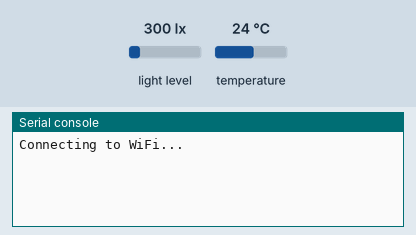
This program was run on a simulated ESP32 board running MicroPython. Shown: the last lines printed to the serial console. The inputs (shaded band) are chosen by the test bench; at power-on: light level 300 lx, temperature 24 °C. WiFi joins after 1.5 s; web requests get an empty 200 reply after 0.4 s; deep sleep restarts the program when it ends; the clock reads 2024-03-15 10:24:30 at power-on unless the program sets it.

Above: at 1.2 s.
1.3 s: light level set to 40 lx
At 4.2 s:
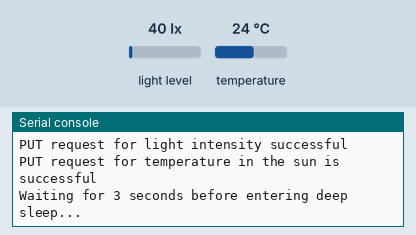
At 6.5 s:
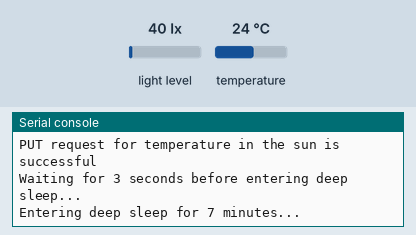

The program:

main-sun-lux.py
```python
import os
from machine import Pin, SoftI2C, deepsleep
from veml7700 import VEML7700  # Ensure this library is available
import network
import urequests
import time
import json
import machine
import onewire
import ds18x20

#LioLin ESP32 S2 Mini

# Set CPU frequency to 80 MHz if needed
# machine.freq(80000000)

# Function to connect to WiFi
def connect_wifi(ssid, password):
    wlan = network.WLAN(network.STA_IF)
    wlan.active(True)
    if not wlan.isconnected():
        print("Connecting to WiFi...")
        wlan.connect(ssid, password)
        start_time = time.time()
        while not wlan.isconnected():
            if time.time() - start_time > 10:  # 10 seconds timeout
                print("Failed to connect to WiFi")
                return False
            pass
    print("Connected to WiFi:", ssid)
    return True

# Function to make PUT request with retry and timeout
def make_put_request(url, data, retries=3, timeout=5):
    try_count = 0
    while try_count < retries:
        try:
            headers = {'Content-Type': 'application/json'}
            response = urequests.put(url, data=json.dumps(data), headers=headers, timeout=timeout)
            response.close()
            if response.status_code == 200:
                return True
            else:
                print("PUT request failed with status code:", response.status_code)
                try_count += 1
        except Exception as e:
            print("Exception occurred during PUT request:", e)
            try_count += 1
    return False

# Function to read light intensity from VEML7700 sensor
def read_light_intensity():
    try:
        i2c = SoftI2C(sda=Pin(9), scl=Pin(8))  # Define I2C pins
        sensor = VEML7700(i2c=i2c, it=100, gain=1/8)  # Initialize VEML7700 sensor
        lux = sensor.read_lux()
        return lux
    except Exception as e:
        print("Exception occurred while reading light intensity:", e)
        return None

# Function to read temperature from DS18B20 sensor
def read_temperature():
    try:
        ow = onewire.OneWire(machine.Pin(5))  # Pin 5 is used for DS18B20 data line
        ds = ds18x20.DS18X20(ow)
        roms = ds.scan()
        ds.convert_temp()
        time.sleep_ms(750)
        temperature = ds.read_temp(roms[0])
        return temperature
    except Exception as e:
        print("Exception occurred while reading temperature:", e)
        return None

# Main loop
def main_loop():
    while True:
        try:
            if connect_wifi("XXXXXXXX", "XXXXXXXXXXX"):
                light_intensity = read_light_intensity()
                temperature_reading = read_temperature()
                print("Light Intensity:", light_intensity)
                print("Temperature in the Sun:", temperature_reading)

                if light_intensity is not None:
                    data = {"sensor_value": light_intensity}
                    if make_put_request("http://192.168.167.30:5000/sensors/lux", data):
                        print("PUT request for light intensity successful")
                    else:
                        print("Failed to send light intensity data after retries")
                else:
                    print("Failed to read light intensity")

                if temperature_reading is not None:
                    data = {"sensor_value": temperature_reading}
                    if make_put_request("http://192.168.167.30:5000/sensors/sun_temp", data):
                        print("PUT request for temperature in the sun is successful")
                    else:
                        print("Failed to send temperature in the sun data after retries")
                else:
                    print("Failed to read temperature in the sun")

        except Exception as e:
            print("Exception occurred:", e)

        print("Waiting for 3 seconds before entering deep sleep...")
        time.sleep(3)  # 3 seconds delay

        print("Entering deep sleep for 7 minutes...")
        deepsleep(7 * 60 * 1000)  # Sleep for 7 minutes

# Run the main loop
if __name__ == "__main__":
    main_loop()
```

Measured:
- after the input at 1.3 s, the serial console: prints a new line after 1.0 s (image 1)
